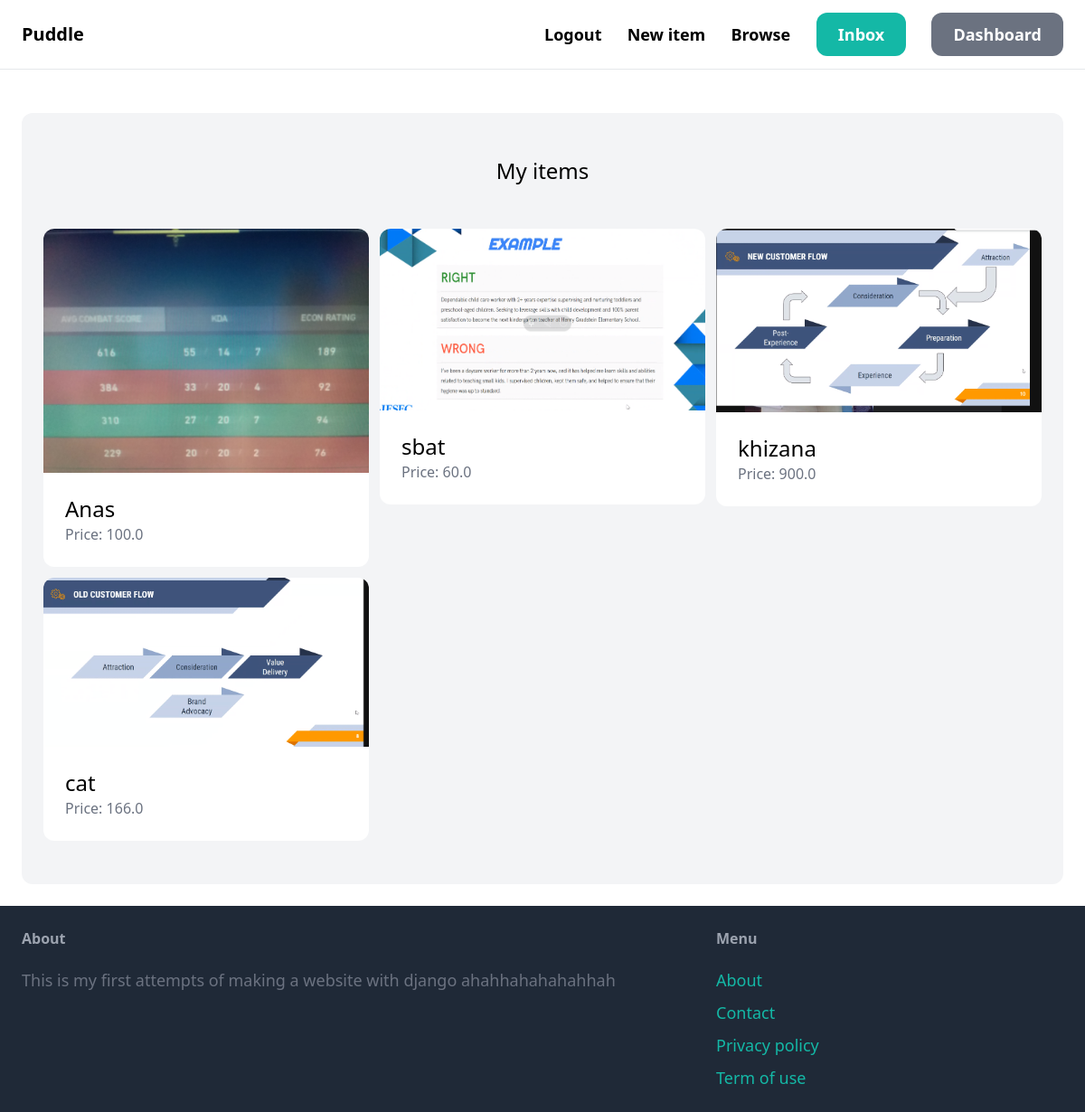
Page /dashboard/ (signed in) on the earlier database version.
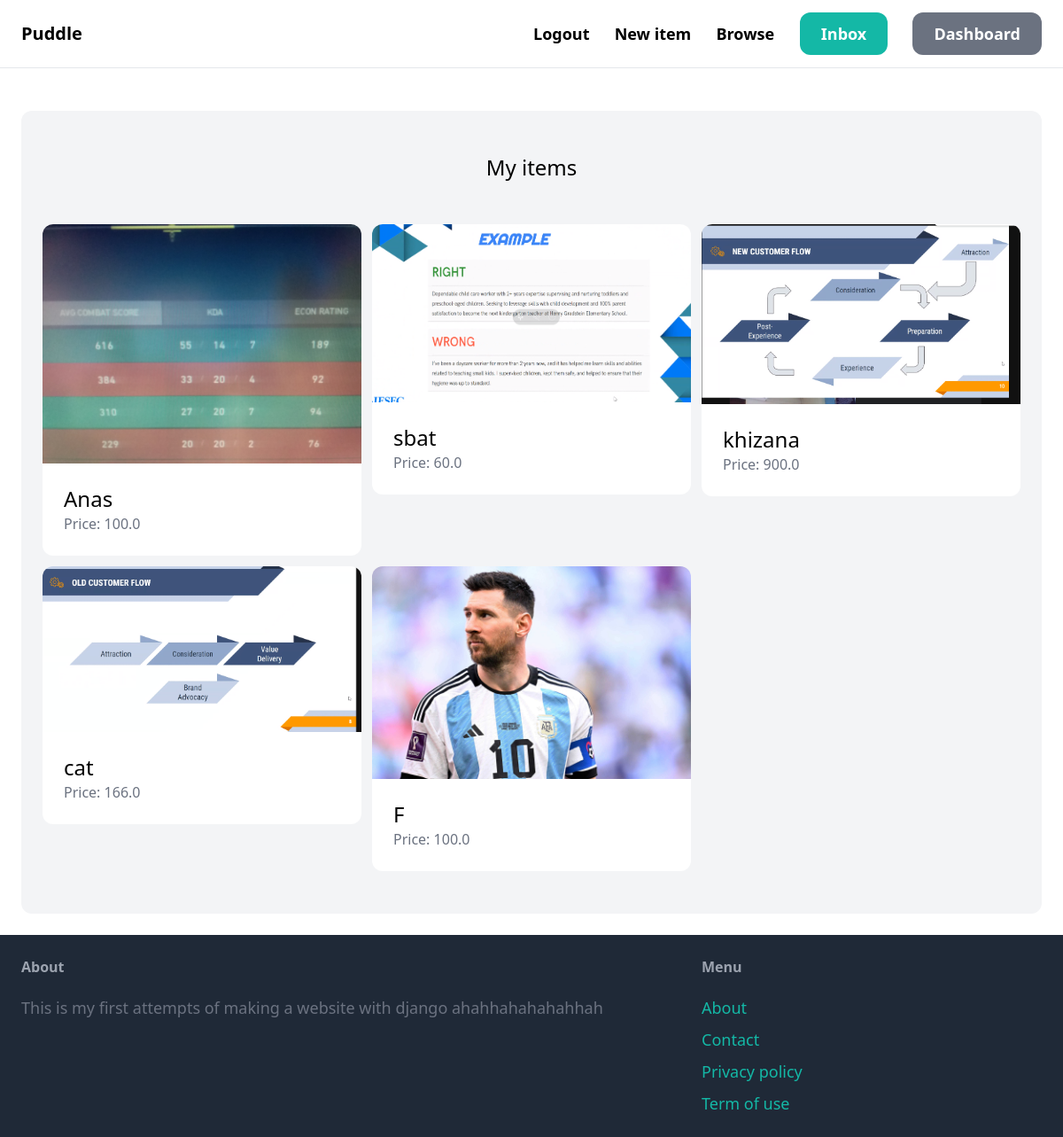
Same page on the later database version.
### item/models.py (models this page shows, shortened)
class Item(models.Model):
    category = models.ForeignKey(Category, related_name='items', on_delete=models.CASCADE)
    name = models.CharField(max_length=255)
    description = models.TextField(blank=True, null=True)
    price = models.FloatField()
    image = models.ImageField(upload_to='item_images', blank=True, null=True)
    is_sold = models.BooleanField(default=False)
    created_by = models.ForeignKey(User, related_name='items', on_delete=models.CASCADE)
    created_at = models.DateTimeField(auto_now_add=True)

### dashboard/views.py (the view)
# urls.py: path('', views.index, name='index'),
@login_required
def index(request):
    items = Item.objects.filter(created_by=request.user)
    return render(request, 'dashboard/index.html', {
        'items': items,
    })

### dashboard/templates/dashboard/index.html (shortened to what this page needs)
{% extends 'core/base.html' %}
{% block content %}
    <div class="mt-6 px-6 py-12 bg-gray-100 rounded-xl">
        <h2 class="mb-12 text-2xl text-center">My items</h2>
        <div class="grid grid-cols-3 gap-3">
            {% for item in items %}
                <div>
                    <a href="{% url 'item:detail' item.id %}">
                        <div>
                            <img src="{{ item.image.url }}" class="rounded-t-xl">
                        </div>
                        <div class="p-6 bg-white rounded-b-xl">
                            <h2 class="text-2xl">{{ item.name }}</h2>
                            <p class="text-gray-500">Price: {{ item.price }}</p>
                        </div>
                    </a>
                </div>
            {% endfor %}
        </div>
    </div>
{% endblock %}

Differences in the rows shown:
added Item: image (picture), name "F", price "100.0"
